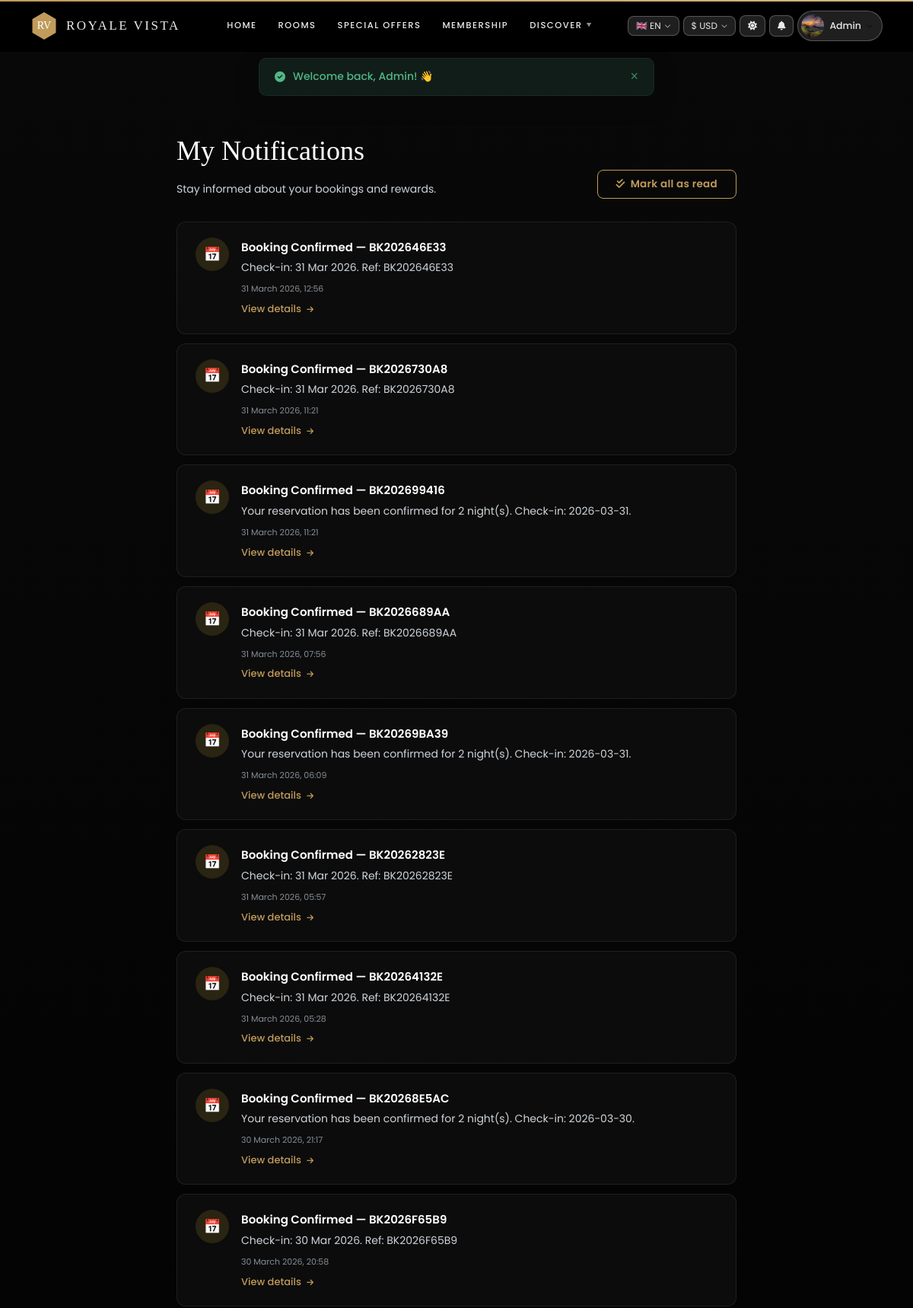
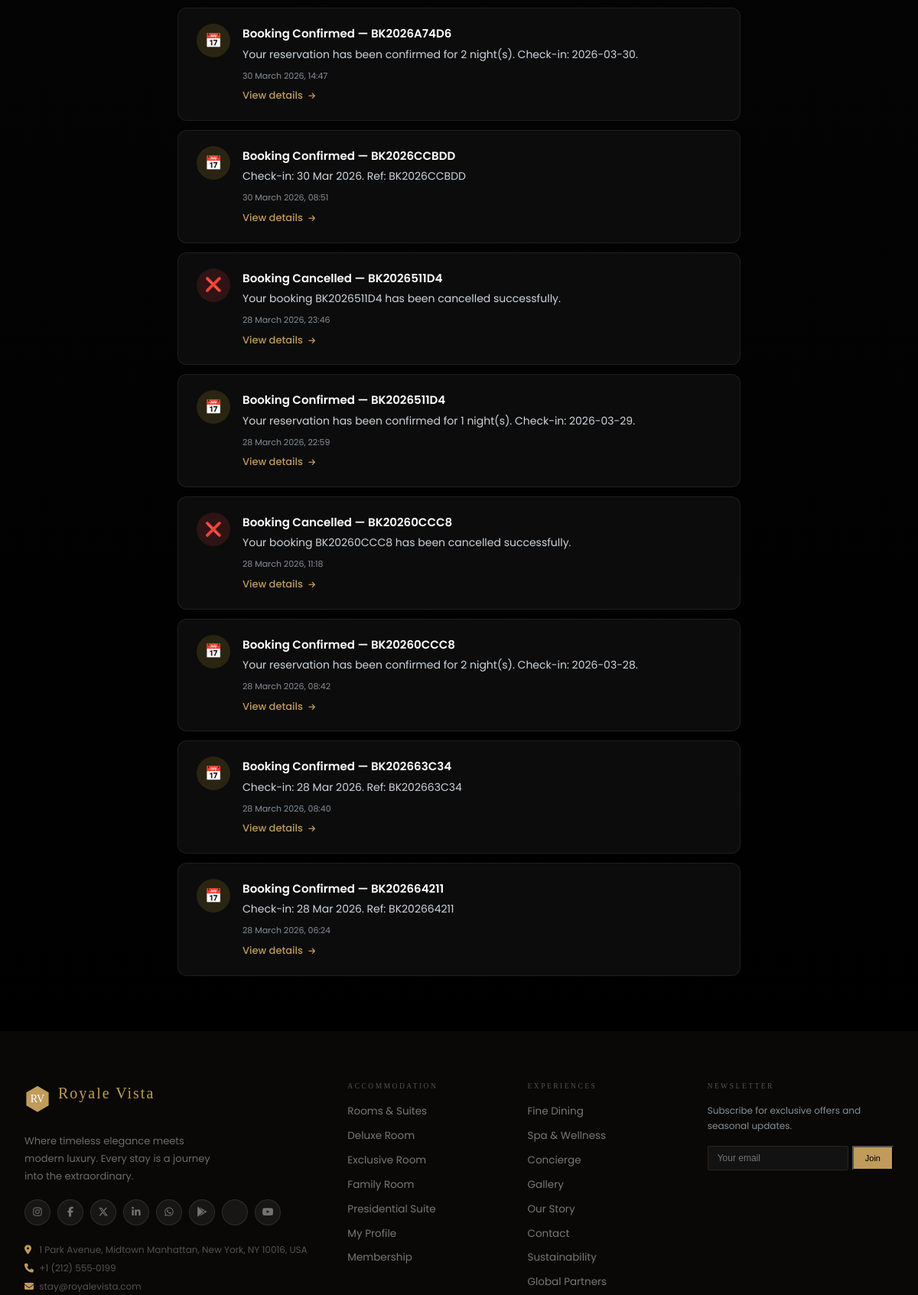
Screenshot of /notifications.php (signed in, upper part) with the database file from the repository (2 pictures, top to bottom).
### tables this page shows
CREATE TABLE IF NOT EXISTS `notifications` (
  `id` int NOT NULL AUTO_INCREMENT,
  `user_id` int DEFAULT NULL,
  `type` enum('booking','cancellation','payment','review','system','offer','loyalty') DEFAULT 'system',
  `title` varchar(200) NOT NULL,
  `message` text NOT NULL,
  `is_read` tinyint(1) DEFAULT '0',
  `link` varchar(400) DEFAULT NULL,
  `created_at` timestamp NULL DEFAULT CURRENT_TIMESTAMP,
  PRIMARY KEY (`id`),
  KEY `user_id` (`user_id`)
);

### notifications.php (the view, shortened to what this page needs)
<?php
require_once __DIR__ . '/includes/config.php';
require_once __DIR__ . '/includes/db.php';
$page = isset($_GET['page']) ? max(1, (int)$_GET['page']) : 1;
$limit = 20;
$offset = ($page - 1) * $limit;
$uid = (int)$_SESSION['user_id'];
$total = (int)$pdo->query("SELECT COUNT(*) FROM notifications WHERE user_id=$uid")->fetchColumn();
$stmt = $pdo->prepare("SELECT * FROM notifications WHERE user_id=? ORDER BY created_at DESC LIMIT ? OFFSET ?");
$stmt->execute([$uid, $limit, $offset]);
$notifications = $stmt->fetchAll();
require __DIR__ . '/header.php';
?>
<div class="rv-page">
    <div class="container notif-container">
        <div style="display:flex;align-items:flex-end;justify-content:space-between;margin-bottom:30px;flex-wrap:wrap;gap:15px">
            <div>
                <h1 style="font-family:var(--serif);font-size:36px;font-weight:400;margin-bottom:8px">My Notifications</h1>
                <div style="color:var(--text2);font-size:14px"><?= t('stay_updated', 'Stay informed about your bookings and rewards.') ?></div>
            </div>
            <?php if ($total > 0): ?>
            <button onclick="markAll()" class="btn btn-outline"><i class="fas fa-check-double"></i> Mark all as read</button>
            <?php endif; ?>
        </div>
        <?php if (empty($notifications)): ?>
        <div style="text-align:center;padding:80px 20px;background:var(--card);border:1px solid var(--bdr2);border-radius:12px">
            <i class="fas fa-bell-slash" style="font-size:48px;color:var(--muted);opacity:.4;margin-bottom:16px;display:block"></i>
            <h3 style="font-family:var(--serif);font-size:20px;margin-bottom:8px">No Notifications Yet</h3>
            <p style="color:var(--text2);font-size:14px">When you have updates regarding your account, they will appear here.</p>
        </div>
        <?php else: ?>
            <?php foreach ($notifications as $n):
                $icons = ['booking'=>'📅','cancellation'=>'❌','payment'=>'✅','system'=>'🔔','review'=>'⭐','loyalty'=>'🪙','offer'=>'🎁'];
                $bgcolors = ['booking'=>'rgba(212,175,55,.15)','cancellation'=>'rgba(239,68,68,.15)','payment'=>'rgba(34,197,94,.15)','system'=>'rgba(59,130,246,.15)','review'=>'rgba(245,158,11,.15)'];
                $ic = $icons[$n['type']] ?? '🔔';
                $bg = $bgcolors[$n['type']] ?? 'var(--card2)';
            ?>
            <a href="<?= htmlspecialchars($n['link'] ?: '#') ?>" class="notif-card <?= !$n['is_read'] ? 'unread' : '' ?>" id="n-<?= $n['id'] ?>" onclick="<?= $n['link'] ? '' : 'event.preventDefault();' ?> markSingleRead(<?= $n['id'] ?>)">
                <div class="n-icon" style="background:<?= $bg ?>"><?= $ic ?></div>
                <div class="n-content">
                    <div class="n-title"><?= htmlspecialchars($n['title']) ?></div>
                    <div class="n-text"><?= nl2br(htmlspecialchars($n['message'])) ?></div>
                    <div class="n-time"><?= date('d F Y, H:i', strtotime($n['created_at'])) ?></div>
                    <?php if ($n['link']): ?>
                    <span class="n-action">View details <i class="fas fa-arrow-right" style="font-size:10px;margin-left:4px"></i></span>
                    <?php endif; ?>
                </div>
            </a>
            <?php endforeach; ?>
        <?php endif; ?>
    </div>
</div>
<?php require __DIR__ . '/footer.php'; ?>

### css/animations.css (style rules this page uses)
body { animation: bodyFadeIn .4s ease; }

### notifications.php (style rules this page uses)
.rv-page { background: linear-gradient(to bottom, var(--bg2), var(--bg)); min-height: 100vh; padding-top: 100px; padding-bottom: 60px; }
.notif-container { max-width: 800px; margin: 0 auto; }
.notif-card { background: var(--card); border: 1px solid var(--bdr2); border-radius: 12px; margin-bottom: 12px; padding: 20px 24px; display: flex; gap: 16px; align-items: flex-start; transition: all .2s; cursor: pointer; text-decoration: none; color: inherit; }
.n-icon { width: 44px; height: 44px; border-radius: 50%; display: flex; align-items: center; justify-content: center; font-size: 18px; flex-shrink: 0; }
.n-content { flex: 1; min-width: 0; }
.n-title { font-size: 15px; font-weight: 600; margin-bottom: 4px; color: var(--text); }
.n-text { font-size: 14px; color: var(--text2); line-height: 1.5; margin-bottom: 8px; }
.n-time { font-size: 11px; color: var(--muted); }
.n-action { font-size: 13px; color: var(--gold); font-weight: 500; margin-top: 6px; display: inline-block; }

### footer.php (style rules this page uses)
body { top: 0 !important; }

### rows the page displays
notifications: type "📅", title "Booking Confirmed — BK202646E33", message "Check-in: 31 Mar 2026. Ref: BK202646E33", created_at "31 March 2026, 12:56", shows "View details"
notifications: type "📅", title "Booking Confirmed — BK2026730A8", message "Check-in: 31 Mar 2026. Ref: BK2026730A8", created_at "31 March 2026, 11:21", shows "View details"
notifications: type "📅", title "Booking Confirmed — BK202699416", message "Your reservation has been confirmed for 2 night(s). Check-in: 2026-03-31.", created_at "31 March 2026, 11:21", shows "View details"
notifications: type "📅", title "Booking Confirmed — BK2026689AA", message "Check-in: 31 Mar 2026. Ref: BK2026689AA", created_at "31 March 2026, 07:56", shows "View details"
notifications: type "📅", title "Booking Confirmed — BK20269BA39", message "Your reservation has been confirmed for 2 night(s). Check-in: 2026-03-31.", created_at "31 March 2026, 06:09", shows "View details"
notifications: type "📅", title "Booking Confirmed — BK20262823E", message "Check-in: 31 Mar 2026. Ref: BK20262823E", created_at "31 March 2026, 05:57", shows "View details"
notifications: type "📅", title "Booking Confirmed — BK20264132E", message "Check-in: 31 Mar 2026. Ref: BK20264132E", created_at "31 March 2026, 05:28", shows "View details"
notifications: type "📅", title "Booking Confirmed — BK20268E5AC", message "Your reservation has been confirmed for 2 night(s). Check-in: 2026-03-30.", created_at "30 March 2026, 21:17", shows "View details"
notifications: type "📅", title "Booking Confirmed — BK2026F65B9", message "Check-in: 30 Mar 2026. Ref: BK2026F65B9", created_at "30 March 2026, 20:58", shows "View details"
notifications: type "📅", title "Booking Confirmed — BK2026A74D6", message "Your reservation has been confirmed for 2 night(s). Check-in: 2026-03-30.", created_at "30 March 2026, 14:47", shows "View details"
notifications: type "📅", title "Booking Confirmed — BK2026CCBDD", message "Check-in: 30 Mar 2026. Ref: BK2026CCBDD", created_at "30 March 2026, 08:51", shows "View details"
notifications: type "❌", title "Booking Cancelled — BK2026511D4", message "Your booking BK2026511D4 has been cancelled successfully.", created_at "28 March 2026, 23:46", shows "View details"
notifications: type "📅", title "Booking Confirmed — BK2026511D4", message "Your reservation has been confirmed for 1 night(s). Check-in: 2026-03-29.", created_at "28 March 2026, 22:59", shows "View details"
notifications: type "❌", title "Booking Cancelled — BK20260CCC8", message "Your booking BK20260CCC8 has been cancelled successfully.", created_at "28 March 2026, 11:18", shows "View details"
notifications: type "📅", title "Booking Confirmed — BK20260CCC8", message "Your reservation has been confirmed for 2 night(s). Check-in: 2026-03-28.", created_at "28 March 2026, 08:42", shows "View details"
notifications: type "📅", title "Booking Confirmed — BK202663C34", message "Check-in: 28 Mar 2026. Ref: BK202663C34", created_at "28 March 2026, 08:40", shows "View details"
notifications: type "📅", title "Booking Confirmed — BK202664211", message "Check-in: 28 Mar 2026. Ref: BK202664211", created_at "28 March 2026, 06:24", shows "View details"

### other values shown
$flash['msg'] "Welcome back, Admin! 👋"
t('home','Home') "HOME"
t('rooms','Rooms & Suites') "ROOMS"
t('offers','Offers') "SPECIAL OFFERS"
t('membership','Membership') "MEMBERSHIP"
t('discover','Discover') "DISCOVER"
LANGUAGES[$lang_]['flag'] "🇬🇧"
$lang_ "EN"
CURRENCIES[$curr]['symbol'] "$"
$curr "USD"
explode(' ',$userName?:'Account')[0] "Admin"
t('stay_updated', 'Stay informed about your bookings and rewards.') "Stay informed about your bookings and rewards."
